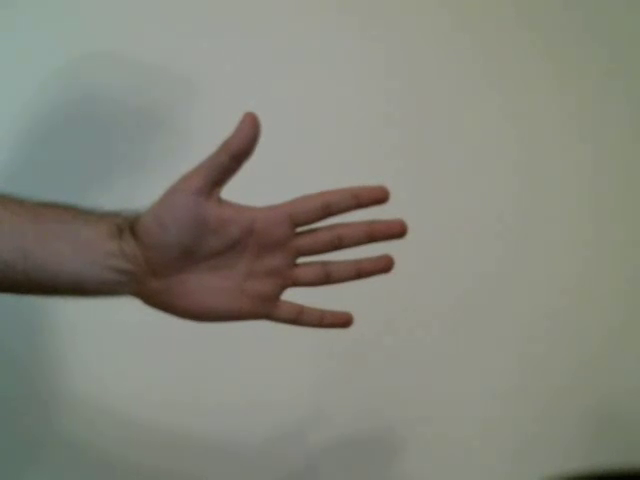
#> input picture frame 34 of Computer Vision/Udemy Jose Portilla/DATA/hand_move.mp4, 640 x 480 px, given in place of 4k.mp4, which was not available
$ jupyter execute '1.10.VideoKöşeTespit.ipynb'   (shell and % lines are left out)
#> lines starting #> are read from the running program, lines starting #| are printed output that depends on the picture; after the words box and inside, x2 and y2 are one past the last pixel; in counts of white or black regions, pixels touching at a corner belong together; pictures that were not available may be replaced by others from this repository, and a replacement may not be noted
[cell 1]
import numpy as np
import cv2

import matplotlib.pyplot as plt

video= cv2.VideoCapture("4k.mp4")

while video.isOpened:
    ret, frame = video.read()
#> frame is the input picture: shape (480, 640, 3); mean B, G, R 123.8, 134.2, 133.3
    frameGray = cv2.cvtColor(frame,cv2.COLOR_RGB2GRAY)
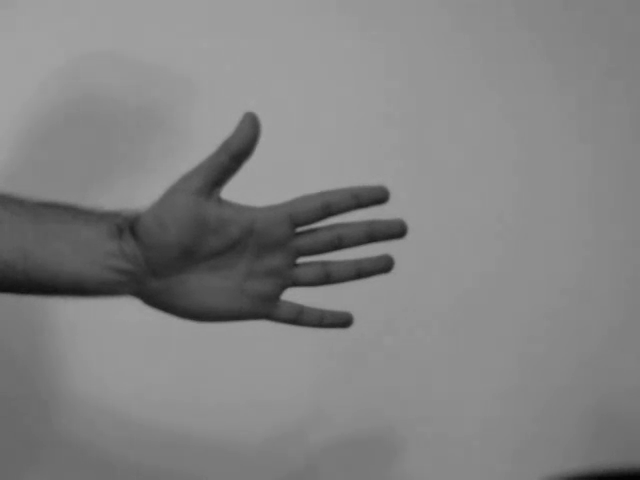
#> frameGray: shape (480, 640); min 3, max 164, mean 130.9

    corners = cv2.cornerHarris(frameGray,blockSize=3, ksize=5, k=0.06)
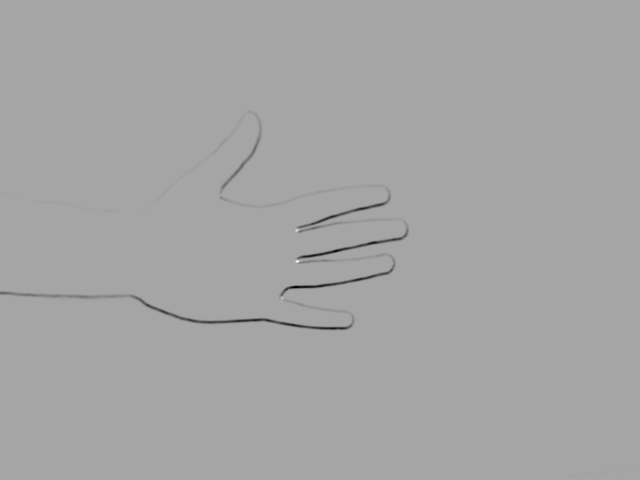
#> corners: shape (480, 640) float32; min -0.0369, max 0.0199, mean -0.000152; drawn with min black and max white
    frame[corners>0.01*corners.max()]=[255,0,0]
#> frame: shape (480, 640, 3); 0.02% of pixels changed, all inside (x1, y1, x2, y2) = (279, 229, 317, 302)
    cv2.imshow('video', frame)


    if cv2.waitKey(10) & 0xFF == ord('q'):
#> (key q is pressed here)
        cv2.destroyAllWindows()
        break
video.release()

$ run again, starting later in the video
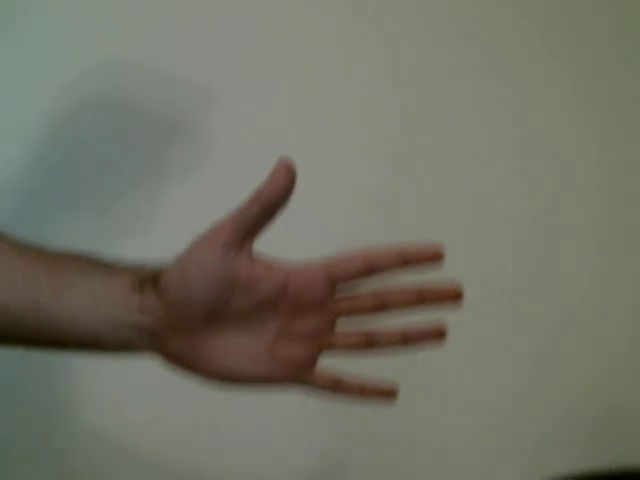
#> input picture frame 153 of Computer Vision/Udemy Jose Portilla/DATA/hand_move.mp4, 640 x 480 px, given in place of 4k.mp4, which was not available
#> frame is the input picture: shape (480, 640, 3); mean B, G, R 101.6, 114.6, 114.7
#> `corners = cv2.cornerHarris(frameGray,blockSize=3, ksize=5, k=0.06)`:
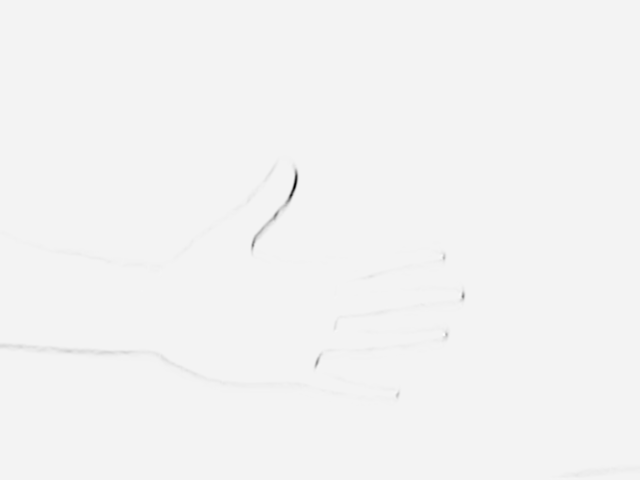
#> corners: shape (480, 640) float32; min -0.00774, max 0.000358, mean -9.04e-06; drawn with min black and max white
#> `frame[corners>0.01*corners.max()]=[255,0,0]`:
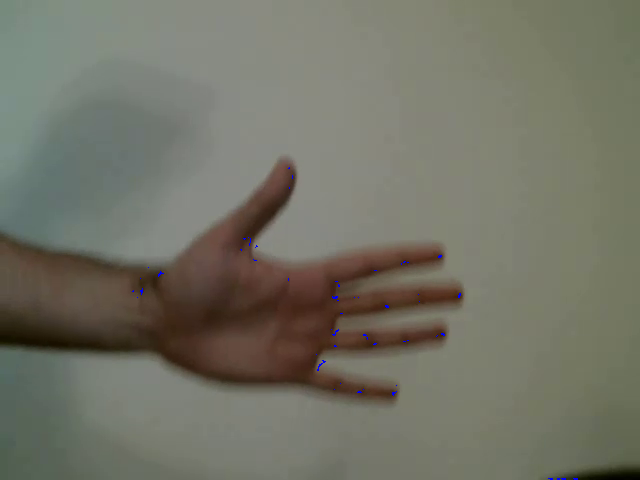
#> frame: shape (480, 640, 3); 0.09% of pixels changed, all inside (x1, y1, x2, y2) = (132, 167, 578, 480)

$ run again, starting later in the video
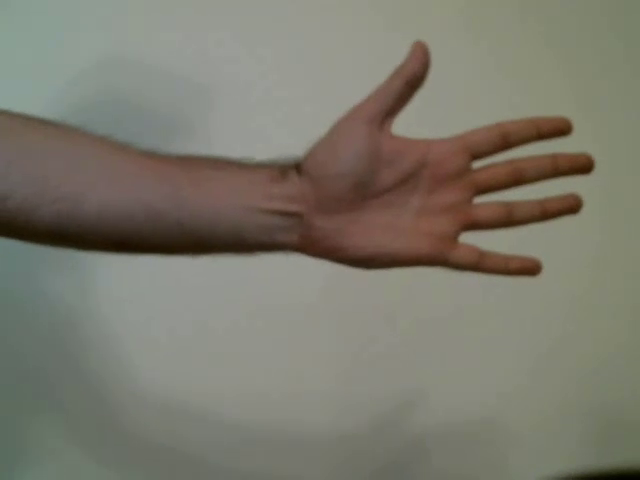
#> input picture frame 272 of Computer Vision/Udemy Jose Portilla/DATA/hand_move.mp4, 640 x 480 px, given in place of 4k.mp4, which was not available
#> frame is the input picture: shape (480, 640, 3); mean B, G, R 109.7, 122, 124.2
#> `corners = cv2.cornerHarris(frameGray,blockSize=3, ksize=5, k=0.06)`:
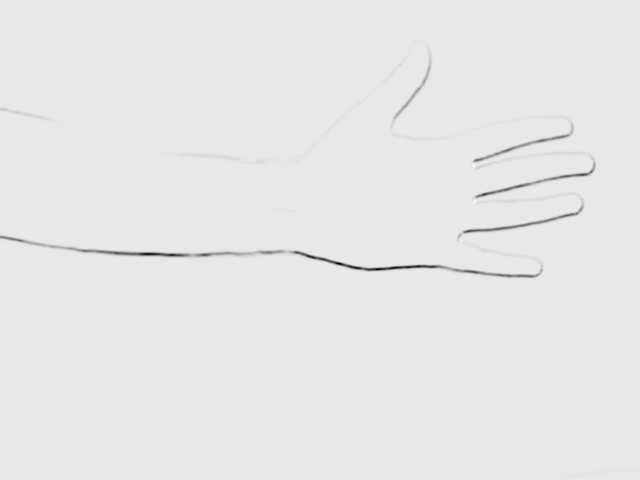
#> corners: shape (480, 640) float32; min -0.0233, max 0.00226, mean -0.000117; drawn with min black and max white
#> `frame[corners>0.01*corners.max()]=[255,0,0]`:
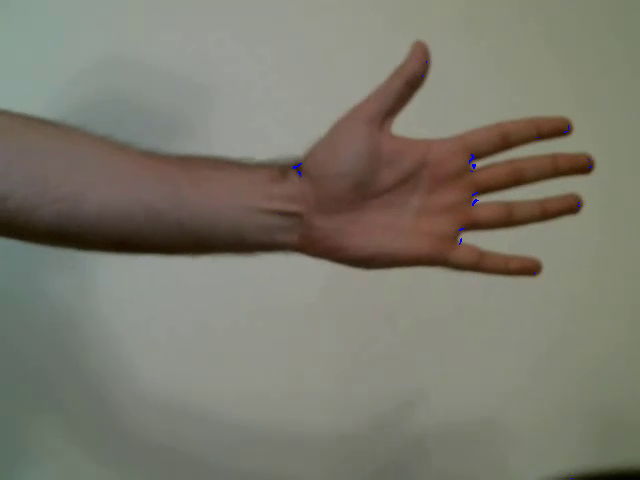
#> frame: shape (480, 640, 3); 0.05% of pixels changed, all inside (x1, y1, x2, y2) = (279, 61, 591, 479)
